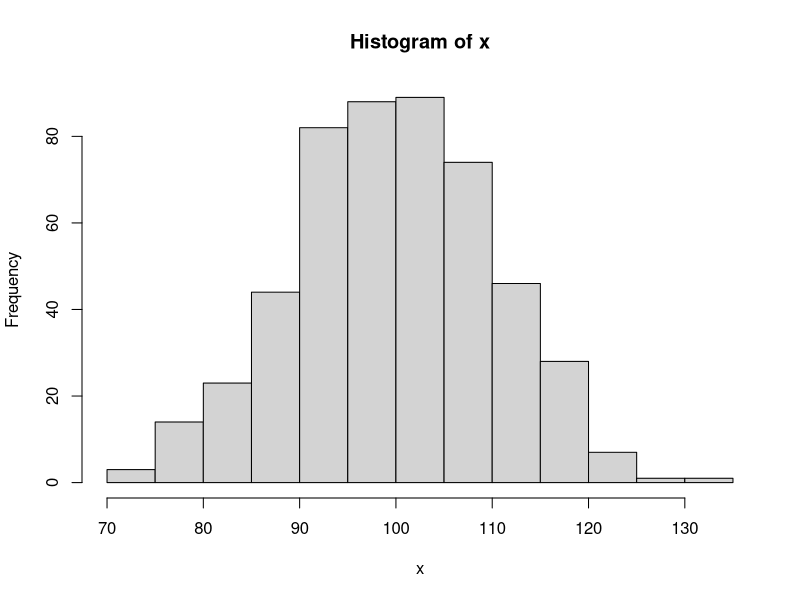
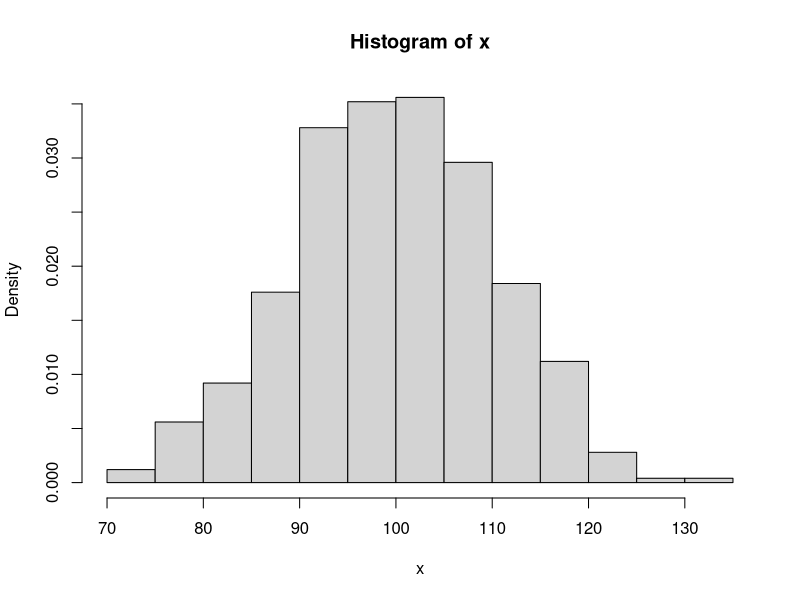
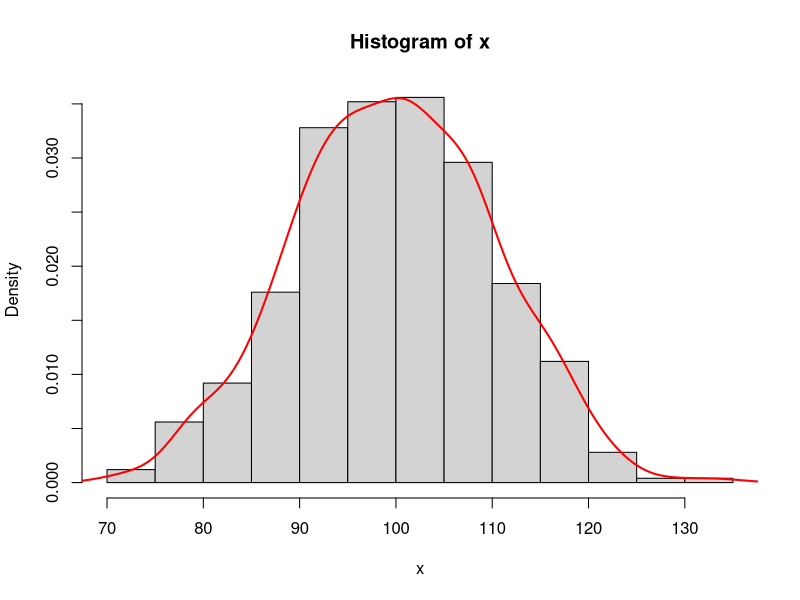
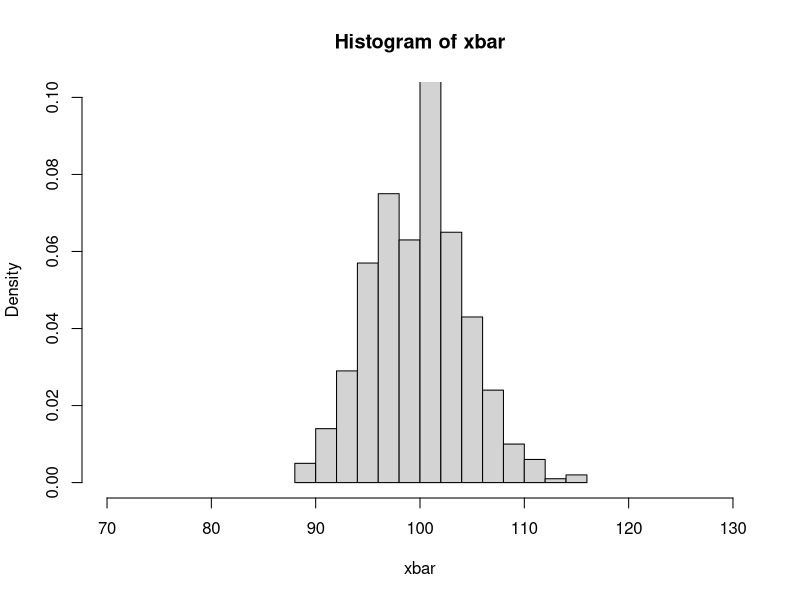
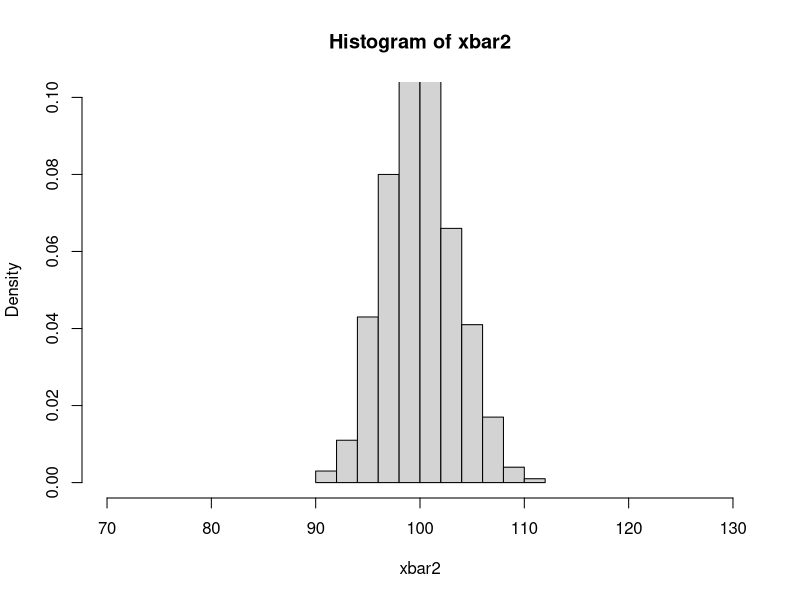
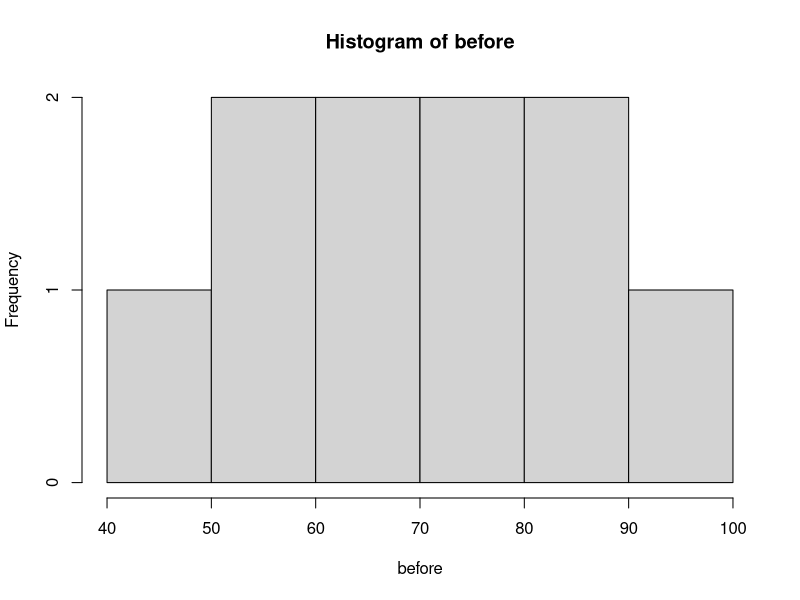
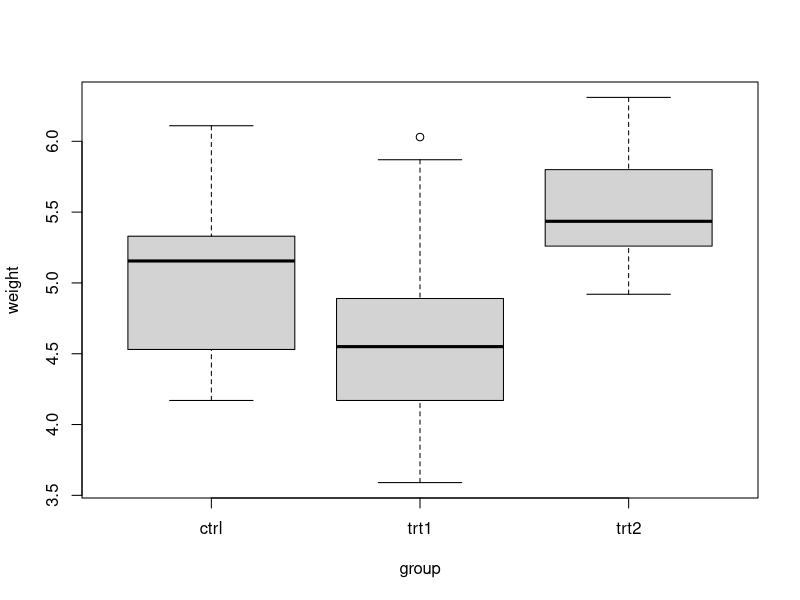

Recreate these plots in R, in order.
#statistical concepts (Measures of centrality, Central limit theorem, Confidence intervals, Hypothesis testing, ANOVA, Correlation, Covariance)


#CLT-----
#The CLT says that if you take many repeated samples from a population, and calculate the averages or sum of each one, the collection of those averages will be normally distributed… and it doesn’t matter what the shape of the source distribution is!
#https://www.r-bloggers.com/sampling-distributions-and-central-limit-theorem-in-r/
#1-If you draw samples from a normal distribution, then the distribution of sample means is also normal.2-#1-The mean of the distribution of sample means is identical to the mean of the "parent population," the population from which the samples are drawn.3-The higher the sample size that is drawn, the "narrower" will be the spread of the distribution of sample means.
#http://msenux2.redwoods.edu/MathDept/R/CentralLimit.php

x=rnorm(500,mean=100,sd=10)
#every time u take new sample you will get similar plots
hist(x)
hist(x, prob=T)  #
hist(x, freq=F)  #same
lines(density(x), col='red', lwd=2)

#drawing samples from above distribution
#Each time we draw a sample of size n = 5 from the normal distribution having mean μ = 100 and standard deviation σ = 10, we need someplace to store the mean of the sample. Because we intend to collect the means of 500 samples, we initialize a vector xbar to initially contain 500 zeros
(xbar=rep(0,500))
mu=100; sigma=10 ; n=5

mean(rnorm(n,mean=mu,sd=sigma))  #put this in a loop
for (i in 1:500) { xbar[i]=mean(rnorm(n,mean=mu,sd=sigma)) }
xbar
hist(xbar,prob=TRUE,breaks=12,xlim=c(70,130),ylim=c(0,0.1))
mean(xbar)
#distribution of 500 sample means, each of which was found by selecting n = 5 numbers from the normal distribution with mean μ = 100 and standard deviation σ = 10, then computing their mean (average)
#increasing the sample size
(xbar2=rep(0,500)) ; n=10
for (i in 1:500) { xbar2[i]=mean(rnorm(n,mean=mu,sd=sigma)) }
hist(xbar2,prob=TRUE,breaks=12,xlim=c(70,130),ylim=c(0,0.1))
mean(xbar2)

#Key Idea: When we select samples from a normal distribution, then the distribution of sample means is also "normal" in shape.
#Key Idea: The mean of the distribution of sample means appears to be the same as the mean of the "parent population" from which we selected our samples.


#Confidence Interval -----
#In statistics, a confidence interval (CI) is a type of interval estimate, computed from the statistics of the observed data, that might contain the true value of an unknown population parameter.
#Point_Estimate +/- Confidence_Level * ((MarginOfError)/Sqrt(N))

#test before and after training
before = c(65, 78, 88, 55, 48, 95, 66, 57, 79, 81)
mean(before); length(before)# t-test becoz sample size < 30

after1=c(64, 52, 68, 75, 82, 66, 95, 83, 67, 76)

#1 sample t-test : assume mean= 82
#Ho: mean=82, Ha: mean!=82 : two tail test
t.test(x=before, y=NULL, mu=82, alternative = 'two.sided', conf.level = 0.95, paired=F)
hist(before)
qt(.975,df=9)  #if calc |tvalue| < table-t-value : Accept Ho 
?t.test
t.test(x=before, y=after1, mu=0, alternative = 'two.sided', conf.level = 0.95, paired=F)
#pvalue calc > 0.05: Accept Ho: No difference in means

#Conf Interval in LM
fit = lm(weight ~ height , data =women)
ndata = data.frame(height=c(55.5, 65.5))
predict(fit, newdata = ndata, interval = 'confidence')
confint(fit) # for coefficients 

#Hypothesis Testing----
#see my repository
#(https://github.com/dupadhyaya/rstatistics)

#ANOVA------
PlantGrowth
#weight of plants obtained under a control and two different treatment conditions
#http://www.sthda.com/english/wiki/one-way-anova-test-in-r
boxplot(weight ~ group, data=PlantGrowth)
res.aov <- aov(weight ~ group, data = PlantGrowth)
# Summary of the analysis
summary(res.aov)
#As the p-value is less than the significance level 0.05, we can conclude that there are significant differences between the groups highlighted with “*" in the model summary.
# to determine if the mean difference between specific pairs of group are statistically significant.
TukeyHSD(res.aov)
#It can be seen from the output, that only the difference between trt2 and trt1 is significant with an adjusted p-value of 0.012.

#Correlation/ Covariance-----
cov(women$height, women$weight)
cor(women$height, women$weight)